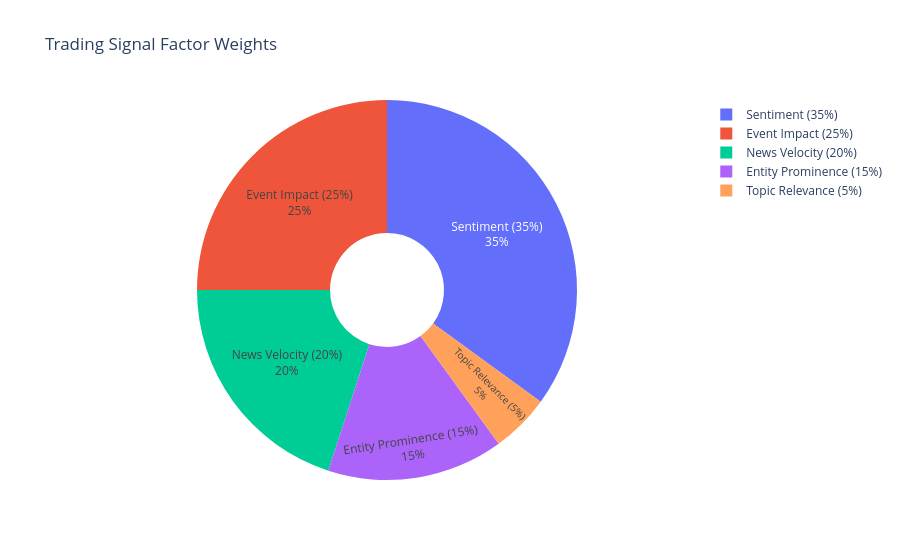

This figure's notebook cell:
### Markdown cell above
## 12. Signal Factor Contribution Analysis

### Code cell
# Analyze contribution of each factor to signal performance
factor_analysis = pd.DataFrame({
    'Factor': [
        'Sentiment (35%)',
        'Event Impact (25%)',
        'News Velocity (20%)',
        'Entity Prominence (15%)',
        'Topic Relevance (5%)'
    ],
    'Weight': [0.35, 0.25, 0.20, 0.15, 0.05],
    'Description': [
        'FinBERT sentiment + momentum + extremity',
        'Event impact score + high-impact detection',
        'Article count + burst detection + acceleration',
        'Entity density + frequency',
        'Topic dominance'
    ]
})

print(" Signal Factor Contribution:")
print("=" * 100)
print(factor_analysis.to_string(index=False))

# Visualize factor weights
fig = px.pie(
    factor_analysis,
    values='Weight',
    names='Factor',
    title='Trading Signal Factor Weights',
    hole=0.3
)

fig.update_traces(textposition='inside', textinfo='percent+label')
fig.write_html(VIZ_DIR / 'signal_factor_weights.html')
fig.show()

# Save
factor_analysis.to_csv(OUTPUTS_DIR / 'signal_factor_weights.csv', index=False)
print(f"\n Saved to {OUTPUTS_DIR / 'signal_factor_weights.csv'}")

### Figure 1 — Plotly figure (JSON) as saved in the notebook; plotly's stock layout.template omitted (floating-point values rounded to 4 significant figures)
{"data": [{"domain": {"x": [0, 1], "y": [0, 1]}, "hole": 0.3, "hovertemplate": "Factor=%{label}<br>Weight=%{value}<extra></extra>", "labels": ["Sentiment (35%)", "Event Impact (25%)", "News Velocity (20%)", "Entity Prominence (15%)", "Topic Relevance (5%)"], "legendgroup": "", "name": "", "showlegend": true, "textinfo": "percent+label", "textposition": "inside", "type": "pie", "values": [0.35, 0.25, 0.2, 0.15, 0.05]}], "layout": {"legend": {"tracegroupgap": 0}, "title": {"text": "Trading Signal Factor Weights"}}}
